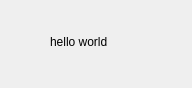
<?xml version="1.0" encoding="UTF-8"?>
<ui version="4.0">
 <class>Dialog</class>
 <widget class="QDialog" name="Dialog">
  <property name="geometry">
   <rect>
    <x>0</x>
    <y>0</y>
    <width>192</width>
    <height>88</height>
   </rect>
  </property>
  <property name="windowTitle">
   <string>Dialog</string>
  </property>
  <widget class="QLabel" name="label">
   <property name="geometry">
    <rect>
     <x>50</x>
     <y>30</y>
     <width>81</width>
     <height>23</height>
    </rect>
   </property>
   <property name="text">
    <string>hello world</string>
   </property>
  </widget>
 </widget>
 <resources/>
 <connections/>
</ui>
